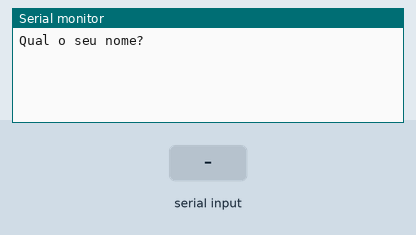
A sketch run on a simulated Arduino Uno, built with avr-gcc and run on an emulated ATmega328P. Parts: the last lines printed to the serial monitor. The inputs (shaded band) are chosen by the test bench.

Above: at 1.2 s.
1.3 s: "90,45\n" received over Serial
At 3.4 s:
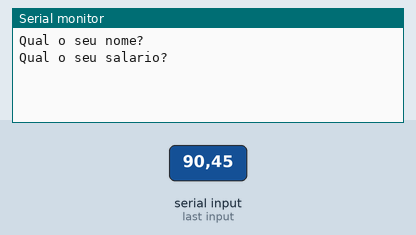
3.8 s: "30,150\n" received over Serial
At 4.6 s:
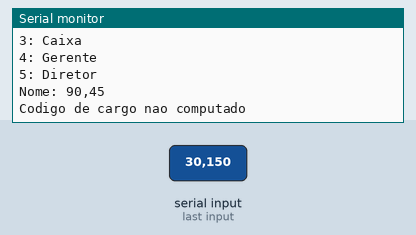

The sketch:

loapal_ex201.ino
```cpp
/*Faça um programa que receba o nome, salário e código correspondente ao cargo do
funcionário e imprima o seu nome, salário, código, cargo, Percentual de aumento e
salário com aumento de acordo com o percentual da tabela abaixo:
Código Cargo Percentual
1 Escriturário 50%
2 Secretário 35%
3 Caixa 20%
4 Gerente 10%
5 Diretor O cargo não receberá

aumento
*/

String nome = "";
float S = 0;
int cCargo = 0;

// inicializar/carregar configurações iniciais no Arduino
void setup()
{
  Serial.begin(9600);
}

void loop()
{
  Serial.println("Qual o seu nome?");
  while(!Serial.available());
  nome = Serial.readString();

  Serial.println("Qual o seu salario?");
  while(!Serial.available());
  S = Serial.parseFloat();


  Serial.println("Qual o seu codigo correspondente ao seu cargo?");
  Serial.println("1: Escrituraria");
  Serial.println("2: Secretario");
  Serial.println("3: Caixa");
  Serial.println("4: Gerente");
  Serial.println("5: Diretor");

  while(!Serial.available());
  cCargo = Serial.parseInt();

  Serial.println("Nome: " + nome);


    switch(cCargo){
      case 1:
          S = S * 1.50;
      	  Serial.println("Cargo: Escrituraria");
          Serial.println("O seu salario atualizado e: R$" + String(S));
      break;
      case 2:
          S = S * 1.35;
      	  Serial.println("Cargo: Secretario");
          Serial.println("O seu salario atualizado e: R$" + String(S));
      break;
      case 3:
          S = S * 1.20;
      	  Serial.println("Cargo: Caixa");
          Serial.println("O seu salario atualizado e: R$" + String(S));
      break;
	  case 4:
          S = S * 1.10;
      	  Serial.println("Cargo: Gerente");
          Serial.println("O seu salario atualizado e: R$" + String(S));
      break ;
      case 5:
      	  Serial.println("Cargo: Diretor");
          Serial.println("O seu salario nao sera atualizado: R$" + String(S));
      break;
 	  default:
  		  Serial.println("Codigo de cargo nao computado");
}

  delay(4000);

}
```

Measured:
- after the input at 1.3 s, the serial monitor: prints a new line after 1.0 s (image 1)
- after the input at 3.8 s, the serial monitor: prints a new line at once (image 2)
